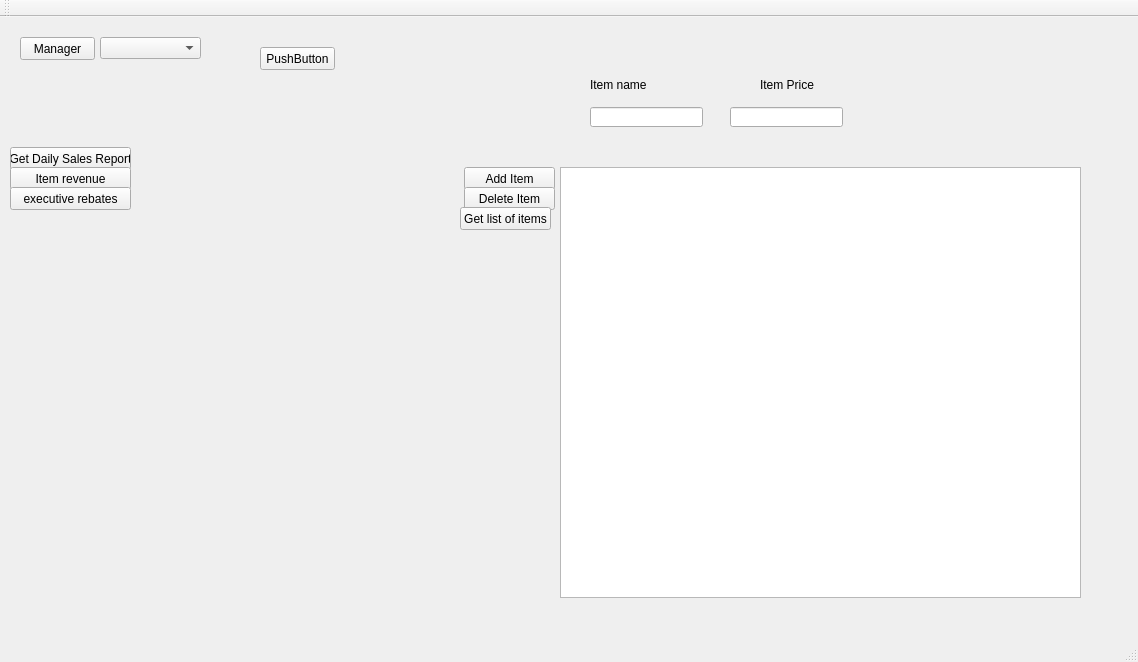
<?xml version="1.0" encoding="UTF-8"?>
<ui version="4.0">
 <class>MainWindow</class>
 <widget class="QMainWindow" name="MainWindow">
  <property name="geometry">
   <rect>
    <x>0</x>
    <y>0</y>
    <width>1138</width>
    <height>662</height>
   </rect>
  </property>
  <property name="windowTitle">
   <string>MainWindow</string>
  </property>
  <widget class="QWidget" name="centralWidget">
   <widget class="QStackedWidget" name="stackedWidget">
    <property name="geometry">
     <rect>
      <x>10</x>
      <y>20</y>
      <width>1101</width>
      <height>571</height>
     </rect>
    </property>
    <property name="currentIndex">
     <number>1</number>
    </property>
    <widget class="QWidget" name="LoginPage">
     <widget class="QLabel" name="usernamelable">
      <property name="geometry">
       <rect>
        <x>300</x>
        <y>80</y>
        <width>48</width>
        <height>16</height>
       </rect>
      </property>
      <property name="text">
       <string>Username</string>
      </property>
     </widget>
     <widget class="QLineEdit" name="username">
      <property name="geometry">
       <rect>
        <x>260</x>
        <y>100</y>
        <width>133</width>
        <height>20</height>
       </rect>
      </property>
     </widget>
     <widget class="QLabel" name="label_2">
      <property name="geometry">
       <rect>
        <x>300</x>
        <y>130</y>
        <width>46</width>
        <height>16</height>
       </rect>
      </property>
      <property name="text">
       <string>Password</string>
      </property>
     </widget>
     <widget class="QLineEdit" name="Password">
      <property name="geometry">
       <rect>
        <x>260</x>
        <y>160</y>
        <width>133</width>
        <height>20</height>
       </rect>
      </property>
     </widget>
     <widget class="QPushButton" name="loginbotton">
      <property name="geometry">
       <rect>
        <x>290</x>
        <y>200</y>
        <width>75</width>
        <height>23</height>
       </rect>
      </property>
      <property name="text">
       <string>LOGIN</string>
      </property>
     </widget>
    </widget>
    <widget class="QWidget" name="page_2">
     <widget class="QPushButton" name="pushButton_3">
      <property name="geometry">
       <rect>
        <x>10</x>
        <y>0</y>
        <width>75</width>
        <height>23</height>
       </rect>
      </property>
      <property name="text">
       <string>Manager</string>
      </property>
     </widget>
     <widget class="QComboBox" name="comboBox">
      <property name="geometry">
       <rect>
        <x>90</x>
        <y>0</y>
        <width>101</width>
        <height>22</height>
       </rect>
      </property>
     </widget>
     <widget class="QPushButton" name="getdailySales">
      <property name="geometry">
       <rect>
        <x>0</x>
        <y>110</y>
        <width>121</width>
        <height>23</height>
       </rect>
      </property>
      <property name="text">
       <string>Get Daily Sales Report</string>
      </property>
     </widget>
     <widget class="QStackedWidget" name="MangerOptions">
      <property name="geometry">
       <rect>
        <x>210</x>
        <y>10</y>
        <width>891</width>
        <height>561</height>
       </rect>
      </property>
      <property name="currentIndex">
       <number>0</number>
      </property>
      <widget class="QWidget" name="Itemlist">
       <widget class="QLabel" name="label_4">
        <property name="geometry">
         <rect>
          <x>370</x>
          <y>30</y>
          <width>61</width>
          <height>16</height>
         </rect>
        </property>
        <property name="text">
         <string>Item name</string>
        </property>
       </widget>
       <widget class="QLabel" name="label_6">
        <property name="geometry">
         <rect>
          <x>540</x>
          <y>30</y>
          <width>61</width>
          <height>16</height>
         </rect>
        </property>
        <property name="text">
         <string>Item Price</string>
        </property>
       </widget>
       <widget class="QLineEdit" name="Item_Name_2">
        <property name="geometry">
         <rect>
          <x>370</x>
          <y>60</y>
          <width>113</width>
          <height>20</height>
         </rect>
        </property>
       </widget>
       <widget class="QLineEdit" name="Item_Price_2">
        <property name="geometry">
         <rect>
          <x>510</x>
          <y>60</y>
          <width>113</width>
          <height>20</height>
         </rect>
        </property>
       </widget>
       <widget class="QPushButton" name="pushButton_7">
        <property name="geometry">
         <rect>
          <x>40</x>
          <y>0</y>
          <width>75</width>
          <height>23</height>
         </rect>
        </property>
        <property name="text">
         <string>PushButton</string>
        </property>
       </widget>
       <widget class="QTextEdit" name="textEdit_2">
        <property name="geometry">
         <rect>
          <x>340</x>
          <y>120</y>
          <width>521</width>
          <height>431</height>
         </rect>
        </property>
       </widget>
       <widget class="QPushButton" name="Add_Item_2">
        <property name="geometry">
         <rect>
          <x>244</x>
          <y>120</y>
          <width>91</width>
          <height>23</height>
         </rect>
        </property>
        <property name="text">
         <string>Add Item</string>
        </property>
       </widget>
       <widget class="QPushButton" name="pushButton_8">
        <property name="geometry">
         <rect>
          <x>244</x>
          <y>140</y>
          <width>91</width>
          <height>23</height>
         </rect>
        </property>
        <property name="text">
         <string>Delete Item</string>
        </property>
       </widget>
       <widget class="QPushButton" name="get_items_button_2">
        <property name="geometry">
         <rect>
          <x>240</x>
          <y>160</y>
          <width>91</width>
          <height>23</height>
         </rect>
        </property>
        <property name="text">
         <string>Get list of items</string>
        </property>
       </widget>
      </widget>
      <widget class="QWidget" name="executiverebate">
       <widget class="QTextEdit" name="textEdit_4">
        <property name="geometry">
         <rect>
          <x>300</x>
          <y>70</y>
          <width>541</width>
          <height>481</height>
         </rect>
        </property>
       </widget>
      </widget>
      <widget class="QWidget" name="Itemrevenue">
       <widget class="QTextEdit" name="textEdit_3">
        <property name="geometry">
         <rect>
          <x>100</x>
          <y>10</y>
          <width>751</width>
          <height>511</height>
         </rect>
        </property>
       </widget>
      </widget>
     </widget>
     <widget class="QPushButton" name="getdailySales_2">
      <property name="geometry">
       <rect>
        <x>0</x>
        <y>130</y>
        <width>121</width>
        <height>23</height>
       </rect>
      </property>
      <property name="text">
       <string>Item revenue</string>
      </property>
     </widget>
     <widget class="QPushButton" name="getdailySales_3">
      <property name="geometry">
       <rect>
        <x>0</x>
        <y>150</y>
        <width>121</width>
        <height>23</height>
       </rect>
      </property>
      <property name="text">
       <string>executive rebates</string>
      </property>
     </widget>
    </widget>
   </widget>
  </widget>
  <widget class="QMenuBar" name="menuBar">
   <property name="geometry">
    <rect>
     <x>0</x>
     <y>0</y>
     <width>1138</width>
     <height>21</height>
    </rect>
   </property>
  </widget>
  <widget class="QToolBar" name="mainToolBar">
   <attribute name="toolBarArea">
    <enum>TopToolBarArea</enum>
   </attribute>
   <attribute name="toolBarBreak">
    <bool>false</bool>
   </attribute>
  </widget>
  <widget class="QStatusBar" name="statusBar"/>
 </widget>
 <layoutdefault spacing="6" margin="11"/>
 <resources/>
 <connections/>
</ui>
